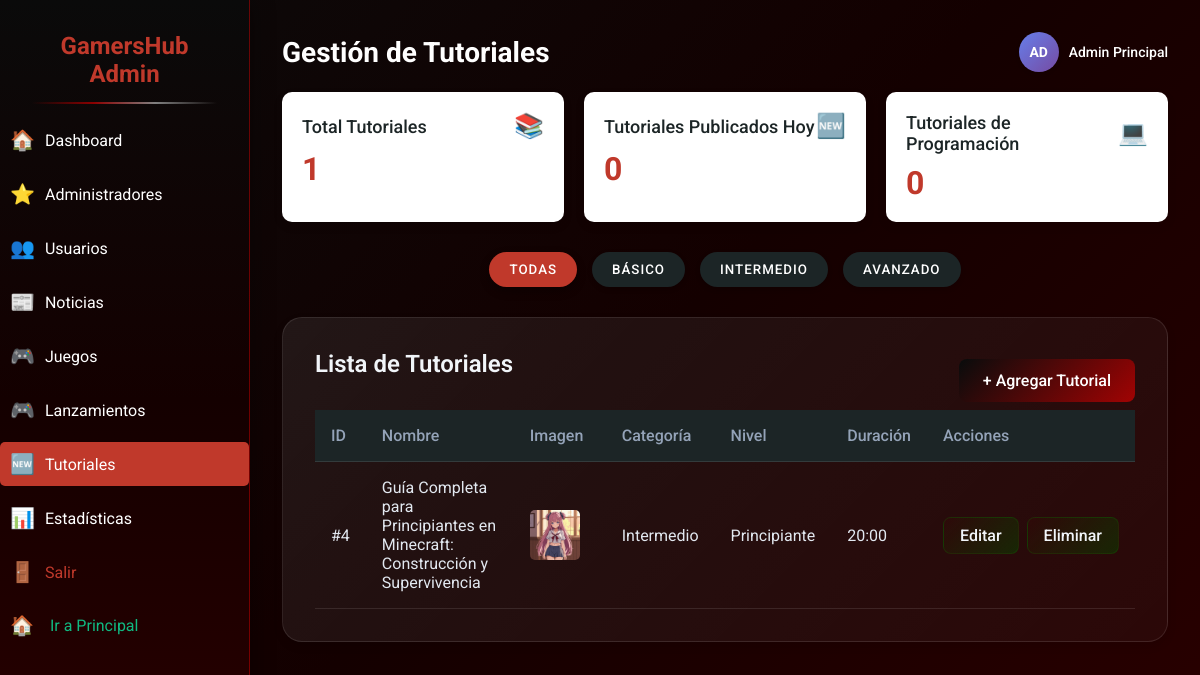
/controlador/tutorial.php (signed in), run on the app's committed database.
### tables this page shows
CREATE TABLE `usuarios` (
  `id` int(11) NOT NULL,
  `nombre` varchar(100) NOT NULL,
  `email` varchar(100) NOT NULL,
  `password` varchar(255) NOT NULL,
  `tipo_usuario` enum('usuario','admin','adminvista','moderador') DEFAULT 'usuario',
  `fecha_registro` timestamp NOT NULL DEFAULT current_timestamp(),
  `ultimo_acceso` timestamp NULL DEFAULT NULL,
  `estado` enum('activo','inactivo') DEFAULT 'activo',
  `rango_id` int(11) DEFAULT NULL,
  `foto_perfil` varchar(255) DEFAULT NULL,
  `puntos` int(11) DEFAULT 0
);

CREATE TABLE `tutoriales` (
  `id` int(11) NOT NULL,
  `nombre` varchar(255) NOT NULL,
  `descripcion` text DEFAULT NULL,
  `url_video` varchar(500) NOT NULL,
  `categoria` enum('Basico','Intermedio','Avanzado') NOT NULL,
  `duracion` varchar(10) DEFAULT NULL,
  `nivel_dificultad` enum('Principiante','Intermedio','Avanzado') NOT NULL,
  `puntuacion` decimal(3,2) DEFAULT 0.00,
  `image_url` varchar(255) DEFAULT NULL,
  `fecha_creacion` timestamp NOT NULL DEFAULT current_timestamp()
);

### controlador/tutorial.php (the view, shortened to what this page needs)
<?php
require_once('conexion.php');
$conexion = $conexion;
$stmt_usuario = $conexion->prepare("SELECT nombre, foto_perfil FROM usuarios WHERE id = ?");
$stmt_usuario->bind_param("i", $_SESSION['usuario_id']);
$stmt_usuario->execute();
$usuario_info = $stmt_usuario->get_result()->fetch_assoc();
$stats = [
    'total_tutoriales' => $conexion->query("SELECT COUNT(*) as total FROM tutoriales")->fetch_assoc()['total'],
    'tutoriales_hoy' => $conexion->query("SELECT COUNT(*) as total FROM tutoriales WHERE DATE(fecha_creacion) = CURDATE()")->fetch_assoc()['total'],
    'tutoriales_categoria_programacion' => $conexion->query("SELECT COUNT(*) as total FROM tutoriales WHERE categoria = 'Programación'")->fetch_assoc()['total']
];
try {
    $stmt = $conexion->prepare("SELECT * FROM tutoriales ORDER BY fecha_creacion DESC");
    if (!$stmt->execute()) {
        throw new Exception("Error al ejecutar la consulta: " . $stmt->error);
    }
    $resultado = $stmt->get_result();
} catch (Exception $e) {
    $error = $e->getMessage();
    $resultado = null;
}
$tipo_logueado = $_SESSION['tipo_usuario'];
$permite_crear = ($tipo_logueado === 'admin');
$permite_editar = in_array($tipo_logueado, ['admin', 'moderador']);
$permite_eliminar = ($tipo_logueado === 'admin');
?>
<!DOCTYPE html>
<html lang="es">
<head>
    <link rel="stylesheet" href="../vista/css/tutorial.css">
    <link rel="stylesheet" href="../vista/css/admin.css">
</head>
<body>
    <div class="sidebar">
        <div class="logo">GamersHub Admin</div>
        <div class="menu-item">
            <a href="administracion.php">
                <span class="menu-icon">🏠</span>
                <span>Dashboard</span>
            </a>
        </div>
        <div class="menu-item">
            <a href="administradores.php">
                <span class="menu-icon">⭐</span>
                <span>Administradores</span>
            </a>
        </div>
        <div class="menu-item">
            <a href="usuarios.php">
                <span class="menu-icon">👥</span>
                <span>Usuarios</span>
            </a>
        </div>
        <div class="menu-item">
            <a href="noticias.php">
                <span class="menu-icon">📰</span>
                <span>Noticias</span>
            </a>
        </div>
        <div class="menu-item">
            <a href="videojuegos.php">
                <span class="menu-icon">🎮</span>
                <span>Juegos</span>
            </a>
        </div>
        <div class="menu-item">
            <a href="lanzamiento.php">
                <span class="menu-icon">🎮</span>
                <span>Lanzamientos</span>
            </a>
        </div>
        <div class="menu-item active">
            <a href="tutorial.php">
                <span class="menu-icon">🆕</span>
                <span>Tutoriales</span>
            </a>
        </div>
        <div class="menu-item">
            <a href="estadisticas.php">
                <span class="menu-icon">📊</span>
                <span>Estadísticas</span>
            </a>
        </div>
        <div class="menu-item">
            <a href="logout.php" style="color: #C0392B;">
                <span class="menu-icon">🚪</span>
                <span>Salir</span>
            </a>
        </div>
        <div class="menu-item">
            <a href="principal.php" class="nav-link" style="color: #10b981;">
                <span class="nav-icon">🏠</span>
                <span>Ir a Principal</span>
            </a>
        </div>
    </div>
    <div class="main-content">
        <div class="dashboard-header">
            <h1 class="dashboard-title" style="color : white">Gestión de Tutoriales</h1>
            <div class="user-info">
                <?php if (!empty($usuario_info['foto_perfil']) && file_exists('../vista/' . $usuario_info['foto_perfil'])): ?>
                    <img src="../vista/<?php echo htmlspecialchars($usuario_info['foto_perfil']); ?>"
                         alt="Foto de perfil"
                         class="user-avatar-img">
                <?php else: ?>
                    <div class="user-avatar"><?php echo substr($usuario_info['nombre'] ?? $_SESSION['nombre'], 0, 2); ?></div>
                <?php endif; ?>
                <span class="user-name"><?php echo htmlspecialchars($usuario_info['nombre'] ?? $_SESSION['nombre']); ?></span>
            </div>
        </div>
        <div class="admin-cards">
            <div class="admin-card">
                <div class="card-header">
                    <h3 class="card-title">Total Tutoriales</h3>
                    <span class="menu-icon">📚</span>
                </div>
                <div class="card-number"><?php echo $stats['total_tutoriales']; ?></div>
            </div>
            <div class="admin-card">
                <div class="card-header">
                    <h3 class="card-title">Tutoriales Publicados Hoy</h3>
                    <span class="menu-icon">🆕</span>
                </div>
                <div class="card-number"><?php echo $stats['tutoriales_hoy']; ?></div>
            </div>
            <div class="admin-card">
                <div class="card-header">
                    <h3 class="card-title">Tutoriales de Programación</h3>
                    <span class="menu-icon">💻</span>
                </div>
                <div class="card-number"><?php echo $stats['tutoriales_categoria_programacion']; ?></div>
            </div>
        </div>
        <div class="category-filter">
            <button class="category-button active" data-category="todas">Todas</button>
            <button class="category-button" data-category="Basico">Básico</button>
            <button class="category-button" data-category="Intermedio">Intermedio</button>
            <button class="category-button" data-category="Avanzado">Avanzado</button>
        </div>
        <div class="admin-table">
            <div style="display: flex; justify-content: space-between; align-items: center;">
                <h2>Lista de Tutoriales</h2>
                <?php if ($permite_crear): ?>
                    <a href="agregar_tutorial.php" class="add-admin-button">+ Agregar Tutorial</a>
                <?php endif; ?>
            </div>
            <div class="table-container">
                <table>
                    <thead>
                        <tr>
                            <th>ID</th>
                            <th>Nombre</th>
                            <th>Imagen</th>
                            <th>Categoría</th>
                            <th>Nivel</th>
                            <th>Duración</th>
                            <th>Acciones</th>
                        </tr>
                    </thead>
                    <tbody>
                        <?php
                        if ($resultado && $resultado->num_rows > 0) {
                            while($tutorial = $resultado->fetch_assoc()):
                        ?>
                        <tr>
                            <td>#<?php echo htmlspecialchars($tutorial['id']); ?></td>
                            <td><?php echo htmlspecialchars($tutorial['nombre']); ?></td>
                            <td>
                                <?php if(!empty($tutorial['image_url'])): ?>
                                    <img src="../vista/<?php echo htmlspecialchars($tutorial['image_url']); ?>"
                                        alt="<?php echo htmlspecialchars($tutorial['nombre']); ?>"
                                        style="width: 50px; height: 50px; object-fit: cover; margin-right: 10px; display: inline-block; vertical-align: middle;">
                                <?php else: ?>
                                    Sin imagen
                                <?php endif; ?>
                            </td>
                            <td><?php echo htmlspecialchars($tutorial['categoria']); ?></td>
                            <td><?php echo htmlspecialchars($tutorial['nivel_dificultad']); ?></td>
                            <td><?php echo htmlspecialchars($tutorial['duracion']); ?></td>
                            <td data-label="Acciones">
                                <div class="action-buttons">
                                    <?php if ($permite_editar): ?>
                                        <a href="editar_tutorial.php?id=<?php echo $tutorial['id']; ?>" class="action-button">Editar</a>
                                    <?php endif; ?>
                                    <?php if ($permite_eliminar): ?>
                                        <a href="tutorial.php?eliminar=<?php echo $tutorial['id']; ?>"
                                           class="action-button"
                                           onclick="return confirm('¿Estás seguro de eliminar este tutorial?')">Eliminar</a>
                                    <?php endif; ?>
                                </div>
                            </td>
                        </tr>
                        <?php
                            endwhile;
                        } else {
                            echo "<tr><td colspan='7' class='text-center'>No se encontraron tutoriales</td></tr>";
                        }
                        ?>
                    </tbody>
                </table>
            </div>
        </div>
    </div>
</body>
</html>

### vista/css/tutorial.css (style rules this page uses)
* { margin: 0; padding: 0; box-sizing: border-box; font-family: 'Roboto', sans-serif; }
body { background-color: #f4f4f4; color: #1C2526; display: flex; min-height: 100vh; }
.sidebar { width: 250px; background-color: #1C2526; color: #fff; padding: 20px; position: fixed; height: 100%; overflow-y: auto; }
.sidebar .logo { font-size: 24px; font-weight: 700; color: #C0392B; margin-bottom: 30px; text-align: center; }
.sidebar .menu-item { margin-bottom: 10px; }
.sidebar .menu-item a { display: flex; align-items: center; padding: 10px; color: #fff; text-decoration: none; border-radius: 5px; transition: background 0.3s ease; }
.sidebar .menu-item a:hover, .sidebar .menu-item.active a { background-color: #C0392B; }
.sidebar .menu-icon { margin-right: 10px; font-size: 20px; }
.main-content { margin-left: 250px; padding: 20px; width: calc(100% - 250px); }
.dashboard-header { display: flex; justify-content: space-between; align-items: center; margin-bottom: 20px; }
.dashboard-title { font-size: 28px; font-weight: 700; color: #1C2526; }
.user-avatar { background-color: #C0392B; color: #fff; width: 40px; height: 40px; border-radius: 50%; display: flex; align-items: center; justify-content: center; font-weight: 700; }
.admin-cards { display: grid; grid-template-columns: repeat(auto-fit, minmax(250px, 1fr)); gap: 20px; margin-bottom: 30px; }
.admin-card { background: #fff; border-radius: 10px; padding: 20px; box-shadow: 0 4px 10px rgba(0, 0, 0, 0.1); transition: transform 0.3s ease; }
.admin-card .card-header { display: flex; justify-content: space-between; align-items: center; margin-bottom: 10px; }
.admin-card .card-title { font-size: 18px; font-weight: 500; color: #1C2526; }
.admin-card .menu-icon { font-size: 24px; color: #C0392B; }
.admin-card .card-number { font-size: 32px; font-weight: 700; color: #C0392B; }
.category-filter { display: flex; justify-content: center; gap: 15px; margin-bottom: 30px; flex-wrap: wrap; }
.category-button { padding: 10px 20px; border: none; border-radius: 25px; background: #1C2526; color: #fff; font-weight: 500; text-transform: uppercase; letter-spacing: 1px; cursor: pointer; transition: all 0.3s ease; position: relative; overflow: hidden; box-shadow: 0 2px 5px rgba(0, 0, 0, 0.2); }
.category-button::before { content: ''; position: absolute; top: 0; left: -100%; width: 100%; height: 100%; background: linear-gradient(90deg, transparent, rgba(255, 255, 255, 0.2), transparent); transition: all 0.5s ease; }
.category-button.active { background: #C0392B; box-shadow: 0 4px 10px rgba(0, 0, 0, 0.3); }
.admin-table { background: #fff; border-radius: 10px; padding: 20px; box-shadow: 0 4px 10px rgba(0, 0, 0, 0.1); }
.table-container { overflow-x: auto; }
table { width: 100%; border-collapse: collapse; }
th, td { padding: 12px; text-align: left; border-bottom: 1px solid #ddd; }
th { background-color: #1C2526; color: #fff; font-weight: 700; }
td img { border-radius: 5px; }
.action-buttons { display: flex; gap: 10px; }
.action-button { padding: 8px 15px; border-radius: 5px; text-decoration: none; font-weight: 500; transition: background 0.3s ease; }
.action-button { background-color: #C0392B; color: #fff; }
.add-admin-button { display: inline-block; padding: 10px 20px; background-color: #C0392B; color: #fff; text-decoration: none; border-radius: 5px; font-weight: 500; transition: background 0.3s ease; }

### controlador/tutorial.php (style rules this page uses)
.user-info { display: flex; align-items: center; gap: 10px; }
.user-name { color: #ffffff; font-weight: 500; font-size: 14px; }
.user-avatar { width: 40px; height: 40px; background: linear-gradient(135deg, #667eea 0%, #764ba2 100%); color: white; border-radius: 50%; display: flex; align-items: center; justify-content: center; font-weight: bold; font-size: 14px; text-transform: uppercase; box-shadow: 0 2px 4px rgba(0,0,0,0.1); }

### data on the page
usuarios: nombre "AD", nombre "Admin Principal"
tutoriales: id "4", nombre "Guía Completa para Principiantes en Minecraft: Construcción y Supervivencia", image_url (picture), categoria "Intermedio", nivel_dificultad "Principiante", duracion "20:00"

### other printed values
$stats['total_tutoriales'] "1"
$stats['tutoriales_hoy'] "0"
$stats['tutoriales_categoria_programacion'] "0"
